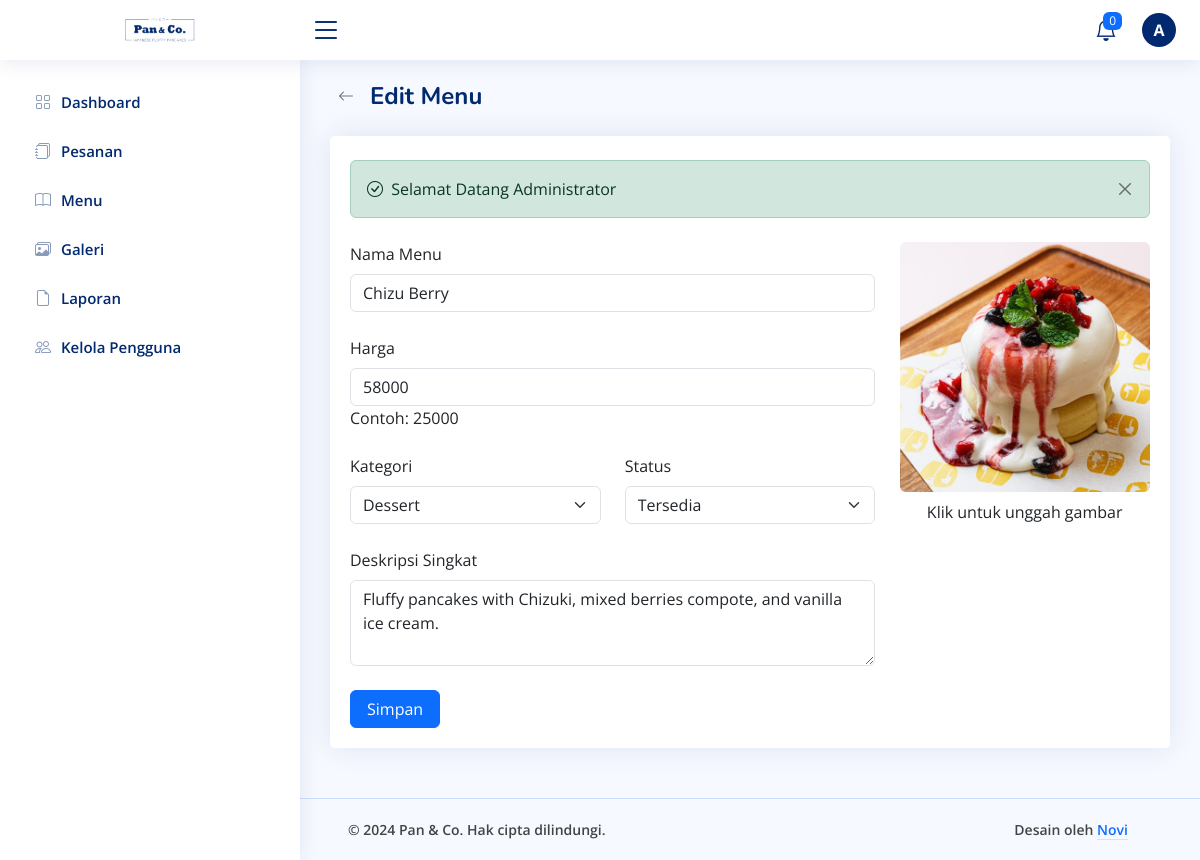
Page /admin/menu/edit.php?menu-id=2 (signed in) on the committed database.
### tables this page shows
CREATE TABLE `menu` (
  `id_menu` int NOT NULL,
  `tanggal_buat` datetime DEFAULT NULL,
  `nama_menu` varchar(255) DEFAULT NULL,
  `kategori` enum('Dessert','Hot Kitchen','Drink') NOT NULL,
  `harga` bigint DEFAULT NULL,
  `deskripsi` text,
  `status` enum('Tersedia','Tidak Tersedia') NOT NULL,
  `gambar` varchar(255) DEFAULT NULL
);

### config/config.php (called while the page is built, shortened)
<?php
$base_url = 'http://localhost/restaurant';
function base_url($path = '')
{
    global $base_url;
    return rtrim($base_url, '/') . '/' . ltrim($path, '/');
}
function get_image_url($url_gambar)
{
    $path_gambar = $_SERVER['DOCUMENT_ROOT'] . parse_url($url_gambar, PHP_URL_PATH);
    return $url_gambar;
}

### admin/menu/edit.php (the view, shortened to what this page needs)
<?php
include('../../config/config.php');
$id_menu = $_GET['menu-id'];
$sql_menu = "SELECT * FROM menu WHERE id_menu = '$id_menu'";
$query_menu = mysqli_query($koneksi, $sql_menu);
if (!mysqli_num_rows($query_menu) > 0) {
    $_SESSION['error'] = "Data tidak ditemukan";
    echo "<script>window.location.href = '" . base_url('admin/menu/show.php') . "';</script>";
    exit();
} else {
    $data_menu = mysqli_fetch_array($query_menu);
}
$title = 'Edit Menu';
?>
<div class="pagetitle">
    <div class="d-flex justify-content-start align-items-center gap-2 mb-4">
        <a href="<?= base_url('admin/menu/show.php'); ?>" class="btn btn-outline-secondary rounded-circle border-0 btn-back"><i class="bi bi-arrow-left"></i></a>
        <h1 class="mb-0 fw-bold"><?= $title ?></h1>
    </div>
</div>
<section class="section">
    <div class="row">
        <div class="col-lg-12">
            <div class="card">
                <div class="card-body pt-4">
                    <?php include('../components/alerts.php') ?>
                    <?php
                    $nama_menu = isset($_SESSION['form_data']['nama_menu']) ? htmlspecialchars($_SESSION['form_data']['nama_menu']) : $data_menu['nama_menu'];
                    $harga = isset($_SESSION['form_data']['harga']) ? htmlspecialchars($_SESSION['form_data']['harga']) : $data_menu['harga'];
                    $kategori = isset($_SESSION['form_data']['kategori']) ? htmlspecialchars($_SESSION['form_data']['kategori']) : $data_menu['kategori'];
                    $status = isset($_SESSION['form_data']['status']) ? htmlspecialchars($_SESSION['form_data']['status']) : $data_menu['status'];
                    $deskripsi = isset($_SESSION['form_data']['deskripsi']) ? htmlspecialchars($_SESSION['form_data']['deskripsi']) : $data_menu['deskripsi'];
                    $gambar = get_image_url(base_url('assets/uploads/menu/' . $data_menu['gambar']));
                    ?>
                    <form method="post" action="<?= base_url('admin/menu/action.php?update-menu=' . $id_menu); ?>" enctype="multipart/form-data">
                        <div class="row g-4 mb-4">
                            <div class="col-md-8">
                                <div class="row g-4">
                                    <div class="col-md-12">
                                        <label for="nama_menu" class="form-label">Nama Menu</label>
                                        <input type="text" name="nama_menu" class="form-control <?= isset($_SESSION['errors']['nama_menu']) ? 'is-invalid' : '' ?>" id="nama_menu" value="<?= $nama_menu; ?>">
                                    </div>
                                    <div class="col-md-12">
                                        <label for="harga" class="form-label">Harga</label>
                                        <input type="number" name="harga" class="form-control <?= isset($_SESSION['errors']['harga']) ? 'is-invalid' : '' ?>" id="harga" value="<?= $harga; ?>">
                                        <span>Contoh: 25000</span>
                                    </div>
                                    <div class="col-md-6">
                                        <label for="kategori" class="form-label">Kategori</label>
                                        <select class="form-select <?= isset($_SESSION['errors']['kategori']) ? 'is-invalid' : '' ?>" id="kategori" name="kategori">
                                            <option value="Dessert" <?= ($kategori === 'Dessert') ? 'selected' : ''; ?>>Dessert</option>
                                        </select>
                                    </div>
                                    <div class="col-md-6">
                                        <label for="status" class="form-label">Status</label>
                                        <select class="form-select <?= isset($_SESSION['errors']['status']) ? 'is-invalid' : '' ?>" id="status" name="status">
                                            <option value="Tersedia" <?= ($status === 'Tersedia') ? 'selected' : ''; ?>>Tersedia</option>
                                        </select>
                                    </div>
                                    <div class="col-md-12">
                                        <label for="deskripsi" class="form-label">Deskripsi Singkat</label>
                                        <textarea class="form-control <?= isset($_SESSION['errors']['deskripsi']) ? 'is-invalid' : '' ?>" id="deskripsi" name="deskripsi" rows="3"><?= $deskripsi; ?></textarea>
                                    </div>
                                </div>
                            </div>
                            <div class="col-md-4">
                                <label for="gambar" class="form-label d-flex justify-content-center">
                                    <img id="preview-img" src="<?= $gambar; ?>" alt="Pratinjau Gambar" class="rounded object-fit-cover cursor-pointer img-preview" height="250" width="250">
                                </label>
                                <div class="text-center">
                                    <span>Klik untuk unggah gambar</span><br>
                                </div>
                            </div>
                        </div>
                        <button type="submit" class="btn btn-primary text-white px-3">Simpan</button>
                    </form>
                </div>
            </div>
        </div>
    </div>
</section>
<?php
include('../layout.php');
?>

### assets/admin/css/style.css (style rules this page uses)
:root { scroll-behavior: smooth; }
body { font-family: "Open Sans", sans-serif; background: #f6f9ff; color: #444444; }
a { color: #4154f1; text-decoration: none; }
h1, h2, h3, h4, h5, h6 { font-family: "Nunito", sans-serif; }
.pagetitle { margin-bottom: 10px; }
.pagetitle h1 { font-size: 24px; margin-bottom: 0; font-weight: 600; color: #012970; }
.card { margin-bottom: 30px; border: none; border-radius: 5px; box-shadow: 0px 0 30px rgba(1, 41, 112, 0.1); }
.card-body { padding: 0 20px 20px 20px; }
html, body { height: 100%; margin: 0; display: flex; flex-direction: column; }
.btn-back { display: flex; justify-content: center; align-items: center; width: 32px !important; height: 32px !important; }
.cursor-pointer { cursor: pointer; }
.img-preview { transition: filter 0.3s ease, transform 0.3s ease; }

### rows in the picture
menu: nama_menu "Chizu Berry", harga "58000", kategori "Dessert", status "Tersedia", deskripsi "Fluffy pancakes with Chizuki, mixed berries compote, and vanilla ice cream.", gambar (picture)

### other values in the picture
$jumlah_item "0"
substr($_SESSION['nama_lengkap'], 0, 1) "A"
$title "Edit Menu"
$_SESSION['success'] "Selamat Datang Administrator"
